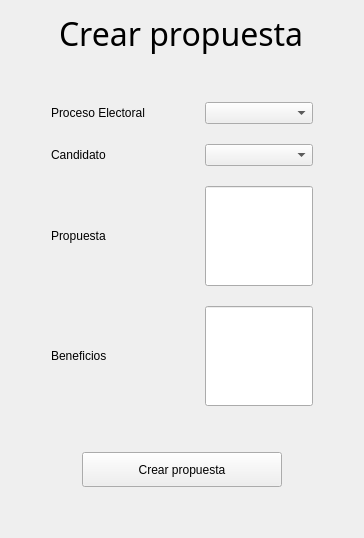
      <widget class="QWidget" name="page_p3">
       <layout class="QVBoxLayout" name="verticalLayout_7">
        <item>
         <layout class="QVBoxLayout" name="verticalLayout_6">
          <item alignment="Qt::AlignHCenter">
           <widget class="QLabel" name="label_40">
            <property name="font">
             <font>
              <family>Bahnschrift</family>
              <pointsize>24</pointsize>
             </font>
            </property>
            <property name="text">
             <string>Crear propuesta</string>
            </property>
           </widget>
          </item>
          <item>
           <spacer name="verticalSpacer_25">
            <property name="orientation">
             <enum>Qt::Vertical</enum>
            </property>
            <property name="sizeHint" stdset="0">
             <size>
              <width>20</width>
              <height>40</height>
             </size>
            </property>
           </spacer>
          </item>
          <item>
           <layout class="QGridLayout" name="gridLayout_9">
            <property name="spacing">
             <number>20</number>
            </property>
            <item row="3" column="0">
             <spacer name="horizontalSpacer_27">
              <property name="orientation">
               <enum>Qt::Horizontal</enum>
              </property>
              <property name="sizeHint" stdset="0">
               <size>
                <width>40</width>
                <height>20</height>
               </size>
              </property>
             </spacer>
            </item>
            <item row="1" column="1">
             <widget class="QLabel" name="label_43">
              <property name="text">
               <string>Candidato</string>
              </property>
             </widget>
            </item>
            <item row="1" column="4">
             <spacer name="horizontalSpacer_28">
              <property name="orientation">
               <enum>Qt::Horizontal</enum>
              </property>
              <property name="sizeHint" stdset="0">
               <size>
                <width>40</width>
                <height>20</height>
               </size>
              </property>
             </spacer>
            </item>
            <item row="1" column="3">
             <widget class="QComboBox" name="comboBox_candidato"/>
            </item>
            <item row="3" column="3">
             <widget class="QLineEdit" name="lineEdit_Propuesta">
              <property name="minimumSize">
               <size>
                <width>0</width>
                <height>100</height>
               </size>
              </property>
             </widget>
            </item>
            <item row="3" column="1">
             <widget class="QLabel" name="label_44">
              <property name="text">
               <string>Propuesta</string>
              </property>
             </widget>
            </item>
            <item row="4" column="1">
             <widget class="QLabel" name="label_41">
              <property name="text">
               <string>Beneficios</string>
              </property>
             </widget>
            </item>
            <item row="3" column="2">
             <spacer name="horizontalSpacer_29">
              <property name="orientation">
               <enum>Qt::Horizontal</enum>
              </property>
              <property name="sizeType">
               <enum>QSizePolicy::Expanding</enum>
              </property>
              <property name="sizeHint" stdset="0">
               <size>
                <width>40</width>
                <height>20</height>
               </size>
              </property>
             </spacer>
            </item>
            <item row="4" column="3">
             <widget class="QLineEdit" name="lineEdit_Beneficios">
              <property name="minimumSize">
               <size>
                <width>0</width>
                <height>100</height>
               </size>
              </property>
              <property name="maximumSize">
               <size>
                <width>16777215</width>
                <height>100</height>
               </size>
              </property>
             </widget>
            </item>
            <item row="0" column="1">
             <widget class="QLabel" name="label">
              <property name="text">
               <string>Proceso Electoral</string>
              </property>
             </widget>
            </item>
            <item row="0" column="3">
             <widget class="QComboBox" name="comboBox_proceso_electoral"/>
            </item>
           </layout>
          </item>
          <item>
           <spacer name="verticalSpacer_26">
            <property name="orientation">
             <enum>Qt::Vertical</enum>
            </property>
            <property name="sizeHint" stdset="0">
             <size>
              <width>20</width>
              <height>40</height>
             </size>
            </property>
           </spacer>
          </item>
          <item alignment="Qt::AlignHCenter">
           <widget class="QPushButton" name="pushButton_6">
            <property name="minimumSize">
             <size>
              <width>200</width>
              <height>35</height>
             </size>
            </property>
            <property name="maximumSize">
             <size>
              <width>600</width>
              <height>16777215</height>
             </size>
            </property>
            <property name="text">
             <string>Crear propuesta</string>
            </property>
           </widget>
          </item>
          <item>
           <spacer name="verticalSpacer_27">
            <property name="orientation">
             <enum>Qt::Vertical</enum>
            </property>
            <property name="sizeHint" stdset="0">
             <size>
              <width>20</width>
              <height>40</height>
             </size>
            </property>
           </spacer>
          </item>
         </layout>
        </item>
       </layout>
      </widget>
